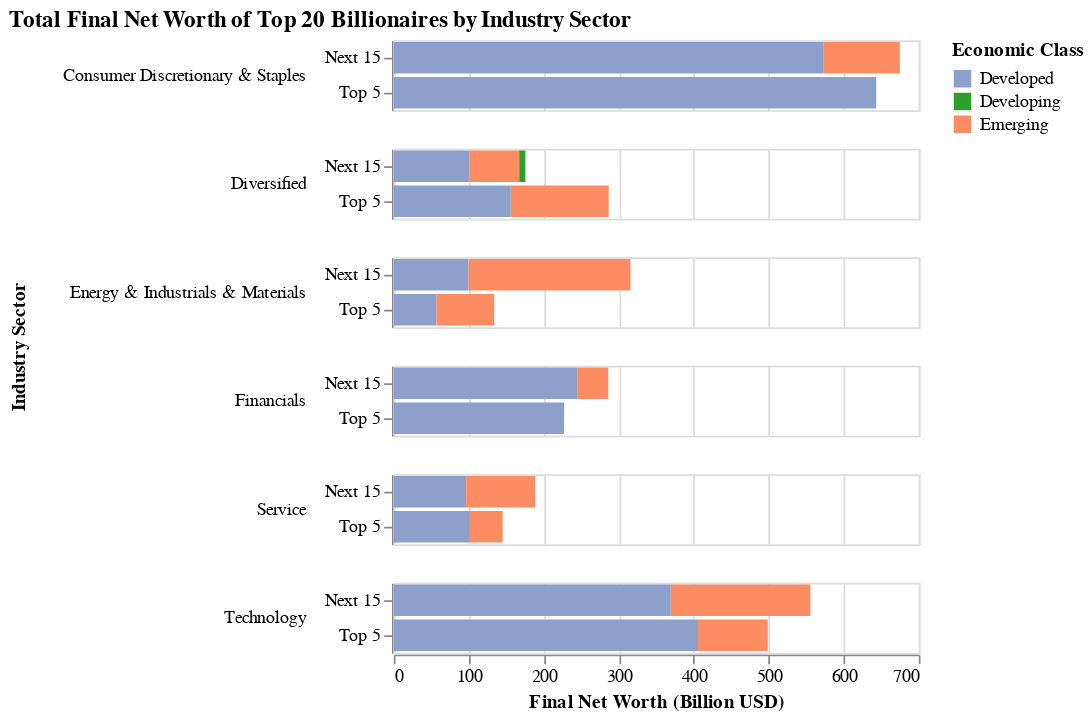

Notebook source saved alongside this figure:
### Code cell
eclass_ordered = ['Developed', 'Emerging', 'Developing']

task4 = alt.Chart(df_top20_sector).mark_bar().encode(
    alt.X('sum(finalWorth):Q').title('Final Net Worth (Billion USD)'),
    alt.Y('rank:N').title(''),
    alt.Color('e_class:N', scale=alt.Scale(range=['#8da0cb', '#2ca02c', '#fc8d62'])).title('Economic Class'),
    alt.Row('industry_sector:N',
            header=alt.Header(labelAngle=0,
                              labelAlign='left')).title('Industry Sector'),
    alt.Order('economic_class:N'),
    alt.Tooltip(['sum(finalWorth)', 'economic_class', 'count()'])
).properties(
    title='Total Final Net Worth of Top 20 Billionaires by Industry Sector'
)
task4
